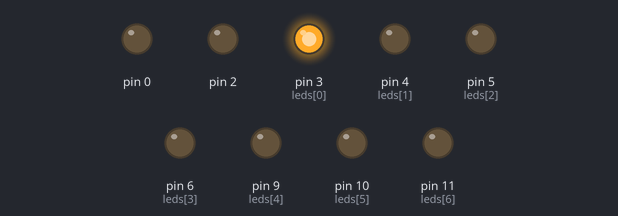
The sketch below on a simulated Arduino Uno, built with avr-gcc and run on an emulated ATmega328P. On the bench: output pins drawn as LEDs (lit = HIGH).

Above: at 0.1 s.
At 3.1 s:
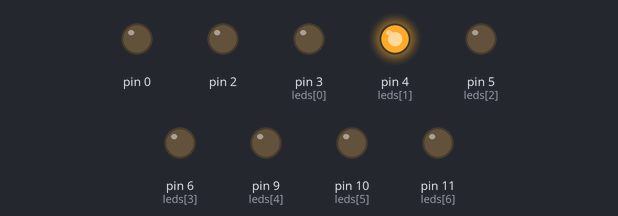
At 6.1 s:
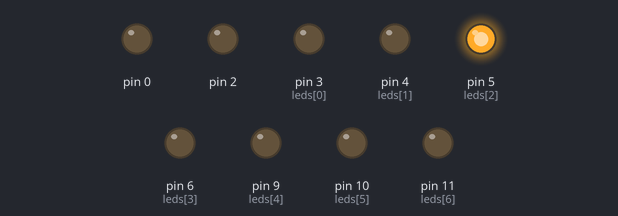
At 9.1 s:
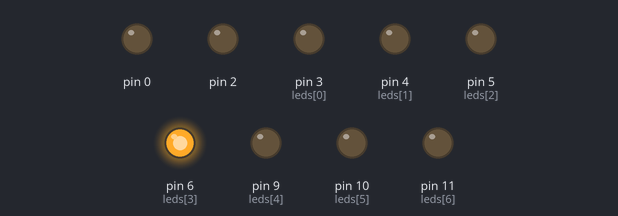
At 18.1 s:
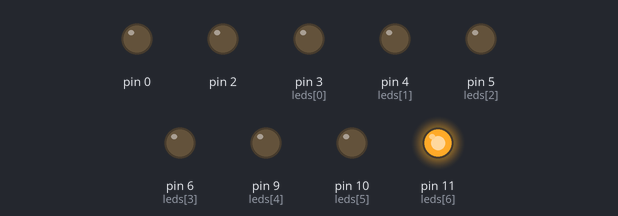
At 36.1 s:
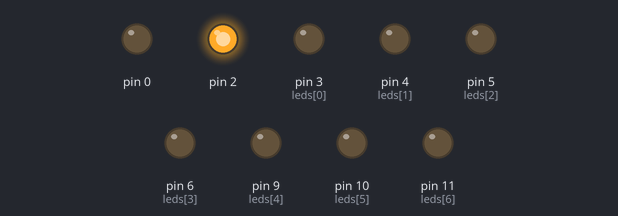
Timing chart, 0 to 40.0 s (numbered marks = the images above):
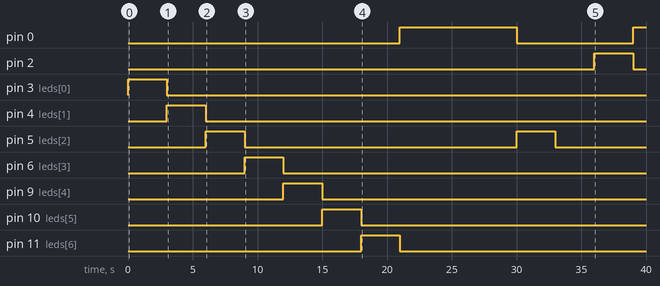

The sketch:

NavidadTest.ino
```cpp
/*
 *
 */

int leds[] = {3, 4, 5, 6, 9, 10, 11};

void setup() {
  int i;
  for (i=0; i < sizeof(leds); i++) {
    pinMode(leds[i], OUTPUT);
  }
}

void loop() {
  int i;
  for (i=0; i < sizeof(leds); i++) {
     digitalWrite(leds[i], HIGH);
     delay(3000);
     digitalWrite(leds[i], LOW);
  }
}
```

Measured:
- by itself, pin 0: LOW → HIGH at 21.0 s, → LOW 9.0 s later, → HIGH 9.0 s later
- by itself, pin 2: LOW → HIGH at 36.0 s, → LOW 3.0 s later
- by itself, pin 3 (leds[0]): LOW → HIGH at 0.00 s, → LOW 3.0 s later
- by itself, pin 4 (leds[1]): LOW → HIGH at 3.0 s, → LOW 3.0 s later
- by itself, pin 5 (leds[2]): alternates HIGH for 3.0 s and LOW for 21.0 s
- by itself, pin 6 (leds[3]): LOW → HIGH at 9.0 s, → LOW 3.0 s later
- by itself, pin 9 (leds[4]): LOW → HIGH at 12.0 s, → LOW 3.0 s later
- by itself, pin 10 (leds[5]): LOW → HIGH at 15.0 s, → LOW 3.0 s later
